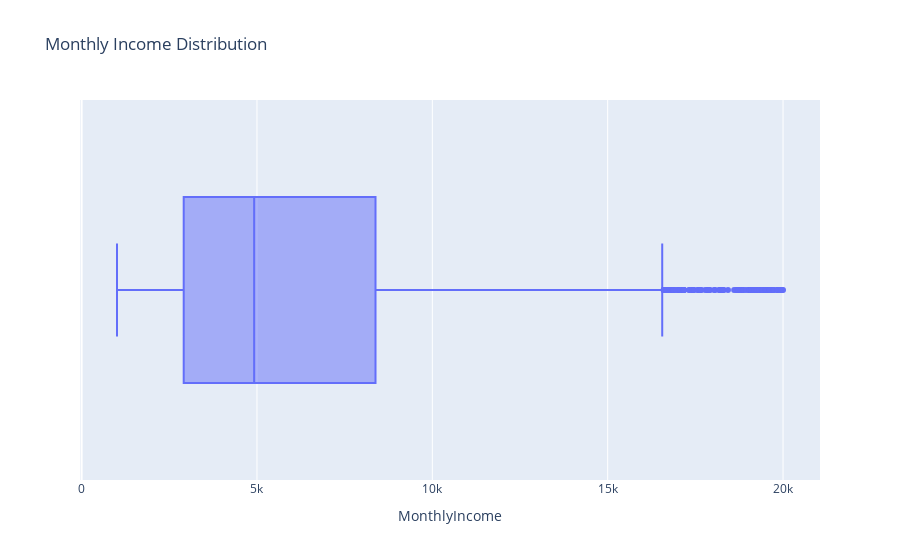
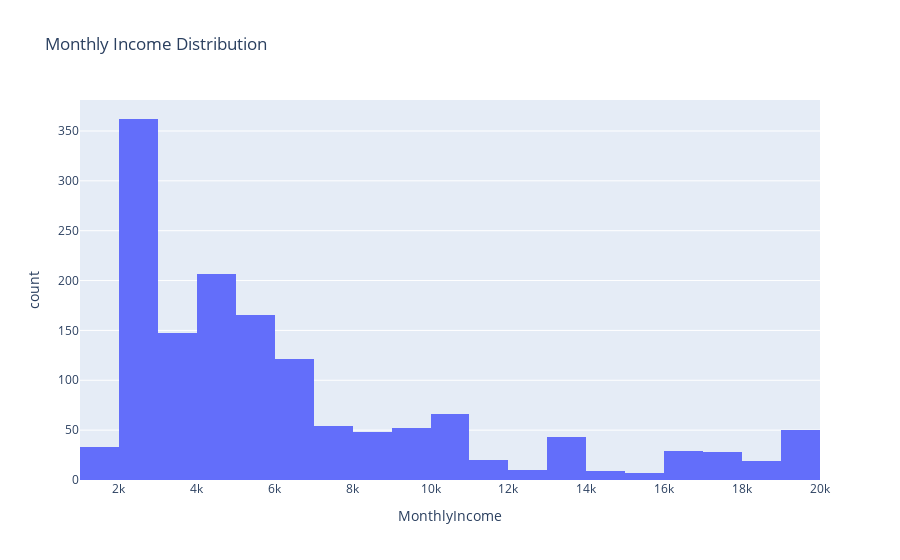

Here is the notebook cell these charts were saved with, in order:
### Markdown cell above
## Analyse du salaire

### Code cell
# check de la distribution du salaire mensuel. on va faire un boxplot, un histogramme, un scatterplot et un violinplot

fig = px.box(df, x='MonthlyIncome', title='Monthly Income Distribution')
fig.show()

# boxplot avec plt de seaborn
plt.figure(figsize=(10, 6))
sns.boxplot(df['MonthlyIncome'])
plt.title('Monthly Income Distribution')
plt.show()

fig = px.histogram(df, x='MonthlyIncome', title='Monthly Income Distribution')
fig.show()

# normal qqplot pour vérifier la normalité de la distribution du salaire mensuel
stats.probplot(df['MonthlyIncome'], dist="norm", plot=pylab)
pylab.show()

### Figure 1 — Plotly figure (JSON) as saved in the notebook; plotly's stock layout.template omitted (floating-point values rounded to 4 significant figures; data arrays with more than 128 entries replaced by an {"elided": "..."} marker saying what was removed)
{"data": [{"alignmentgroup": "True", "hovertemplate": "MonthlyIncome=%{x}<extra></extra>", "legendgroup": "", "marker": {"color": "#636efa"}, "name": "", "notched": false, "offsetgroup": "", "orientation": "h", "showlegend": false, "type": "box", "x": {"elided": "1470 int values"}, "x0": " ", "xaxis": "x", "y0": " ", "yaxis": "y"}], "layout": {"boxmode": "group", "legend": {"tracegroupgap": 0}, "title": {"text": "Monthly Income Distribution"}, "xaxis": {"anchor": "y", "domain": [0, 1], "title": {"text": "MonthlyIncome"}}, "yaxis": {"anchor": "x", "domain": [0, 1]}}}

### Figure 2 — Plotly figure (JSON) as saved in the notebook; plotly's stock layout.template omitted (floating-point values rounded to 4 significant figures; data arrays with more than 128 entries replaced by an {"elided": "..."} marker saying what was removed)
{"data": [{"alignmentgroup": "True", "bingroup": "x", "hovertemplate": "MonthlyIncome=%{x}<br>count=%{y}<extra></extra>", "legendgroup": "", "marker": {"color": "#636efa", "pattern": {"shape": ""}}, "name": "", "offsetgroup": "", "orientation": "v", "showlegend": false, "type": "histogram", "x": {"elided": "1470 int values"}, "xaxis": "x", "yaxis": "y"}], "layout": {"barmode": "relative", "legend": {"tracegroupgap": 0}, "title": {"text": "Monthly Income Distribution"}, "xaxis": {"anchor": "y", "domain": [0, 1], "title": {"text": "MonthlyIncome"}}, "yaxis": {"anchor": "x", "domain": [0, 1], "title": {"text": "count"}}}}
